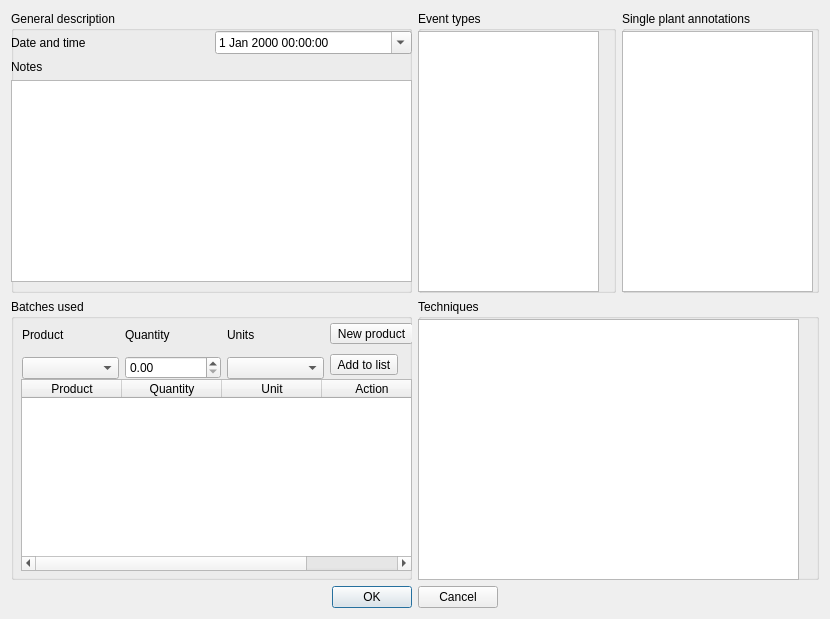
<?xml version="1.0" encoding="UTF-8"?>
<ui version="4.0">
 <class>addEventDialog</class>
 <widget class="QDialog" name="addEventDialog">
  <property name="geometry">
   <rect>
    <x>0</x>
    <y>0</y>
    <width>830</width>
    <height>619</height>
   </rect>
  </property>
  <property name="windowTitle">
   <string>Add new event</string>
  </property>
  <layout class="QVBoxLayout" name="verticalLayout_6">
   <item>
    <layout class="QGridLayout" name="gridLayout">
     <item row="0" column="0">
      <widget class="QGroupBox" name="groupMainData">
       <property name="title">
        <string>General description</string>
       </property>
       <widget class="QWidget" name="layoutWidget">
        <property name="geometry">
         <rect>
          <x>0</x>
          <y>20</y>
          <width>401</width>
          <height>251</height>
         </rect>
        </property>
        <layout class="QVBoxLayout" name="verticalLayout">
         <item>
          <layout class="QHBoxLayout" name="horizontalLayout">
           <item>
            <widget class="QLabel" name="lblDateTime">
             <property name="text">
              <string>Date and time</string>
             </property>
            </widget>
           </item>
           <item>
            <widget class="QDateTimeEdit" name="dateTimeEvent">
             <property name="calendarPopup">
              <bool>true</bool>
             </property>
            </widget>
           </item>
          </layout>
         </item>
         <item>
          <widget class="QLabel" name="lblNotes">
           <property name="text">
            <string>Notes</string>
           </property>
          </widget>
         </item>
         <item>
          <widget class="QTextEdit" name="txtNotes"/>
         </item>
        </layout>
       </widget>
      </widget>
     </item>
     <item row="0" column="1">
      <layout class="QHBoxLayout" name="horizontalLayout_3">
       <item>
        <widget class="QGroupBox" name="groupEventTypes">
         <property name="title">
          <string>Event types</string>
         </property>
         <widget class="QListWidget" name="listEventTypes">
          <property name="geometry">
           <rect>
            <x>0</x>
            <y>20</y>
            <width>181</width>
            <height>261</height>
           </rect>
          </property>
         </widget>
        </widget>
       </item>
       <item>
        <widget class="QGroupBox" name="groupPlants">
         <property name="title">
          <string>Single plant annotations</string>
         </property>
         <widget class="QListWidget" name="listPlants">
          <property name="geometry">
           <rect>
            <x>0</x>
            <y>20</y>
            <width>191</width>
            <height>261</height>
           </rect>
          </property>
         </widget>
        </widget>
       </item>
      </layout>
     </item>
     <item row="1" column="0">
      <widget class="QGroupBox" name="groupBatchesUsed">
       <property name="title">
        <string>Batches used</string>
       </property>
       <widget class="QTableWidget" name="tableUsage">
        <property name="geometry">
         <rect>
          <x>10</x>
          <y>80</y>
          <width>391</width>
          <height>192</height>
         </rect>
        </property>
        <property name="columnCount">
         <number>4</number>
        </property>
        <column>
         <property name="text">
          <string>Product</string>
         </property>
        </column>
        <column>
         <property name="text">
          <string>Quantity</string>
         </property>
        </column>
        <column>
         <property name="text">
          <string>Unit</string>
         </property>
        </column>
        <column>
         <property name="text">
          <string>Action</string>
         </property>
        </column>
       </widget>
       <widget class="QWidget" name="layoutWidget">
        <property name="geometry">
         <rect>
          <x>11</x>
          <y>20</y>
          <width>391</width>
          <height>60</height>
         </rect>
        </property>
        <layout class="QHBoxLayout" name="horizontalLayout_2">
         <item>
          <layout class="QVBoxLayout" name="verticalLayout_2">
           <item>
            <widget class="QLabel" name="lblProduct">
             <property name="text">
              <string>Product</string>
             </property>
            </widget>
           </item>
           <item>
            <widget class="QComboBox" name="cmbProduct"/>
           </item>
          </layout>
         </item>
         <item>
          <layout class="QVBoxLayout" name="verticalLayout_3">
           <item>
            <widget class="QLabel" name="lblQty">
             <property name="text">
              <string>Quantity</string>
             </property>
            </widget>
           </item>
           <item>
            <widget class="QDoubleSpinBox" name="spinQty"/>
           </item>
          </layout>
         </item>
         <item>
          <layout class="QVBoxLayout" name="verticalLayout_4">
           <item>
            <widget class="QLabel" name="lblUnit">
             <property name="text">
              <string>Units</string>
             </property>
            </widget>
           </item>
           <item>
            <widget class="QComboBox" name="cmbUnit"/>
           </item>
          </layout>
         </item>
         <item>
          <layout class="QVBoxLayout" name="verticalLayout_5">
           <item>
            <widget class="QToolButton" name="btnAddProduct">
             <property name="text">
              <string>New product</string>
             </property>
            </widget>
           </item>
           <item>
            <widget class="QToolButton" name="btnAddToList">
             <property name="text">
              <string>Add to list</string>
             </property>
            </widget>
           </item>
          </layout>
         </item>
        </layout>
       </widget>
      </widget>
     </item>
     <item row="1" column="1">
      <widget class="QGroupBox" name="groupTechnuiques">
       <property name="title">
        <string>Techniques</string>
       </property>
       <widget class="QListWidget" name="listTechniques">
        <property name="geometry">
         <rect>
          <x>0</x>
          <y>20</y>
          <width>381</width>
          <height>261</height>
         </rect>
        </property>
       </widget>
      </widget>
     </item>
    </layout>
   </item>
   <item>
    <widget class="QDialogButtonBox" name="buttonBox">
     <property name="orientation">
      <enum>Qt::Orientation::Horizontal</enum>
     </property>
     <property name="standardButtons">
      <set>QDialogButtonBox::StandardButton::Cancel|QDialogButtonBox::StandardButton::Ok</set>
     </property>
     <property name="centerButtons">
      <bool>true</bool>
     </property>
    </widget>
   </item>
  </layout>
 </widget>
 <resources/>
 <connections>
  <connection>
   <sender>buttonBox</sender>
   <signal>accepted()</signal>
   <receiver>addEventDialog</receiver>
   <slot>accept()</slot>
   <hints>
    <hint type="sourcelabel">
     <x>248</x>
     <y>254</y>
    </hint>
    <hint type="destinationlabel">
     <x>157</x>
     <y>274</y>
    </hint>
   </hints>
  </connection>
  <connection>
   <sender>buttonBox</sender>
   <signal>rejected()</signal>
   <receiver>addEventDialog</receiver>
   <slot>reject()</slot>
   <hints>
    <hint type="sourcelabel">
     <x>316</x>
     <y>260</y>
    </hint>
    <hint type="destinationlabel">
     <x>286</x>
     <y>274</y>
    </hint>
   </hints>
  </connection>
 </connections>
</ui>
